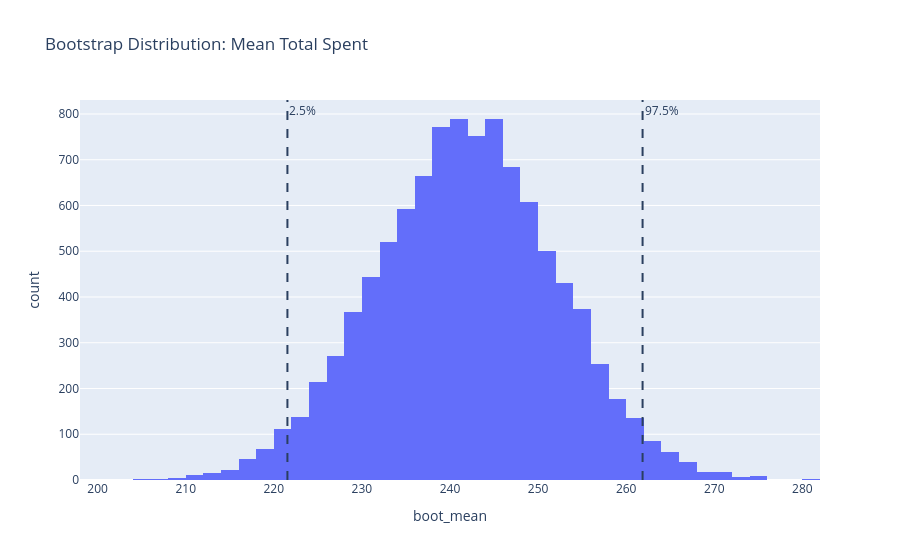
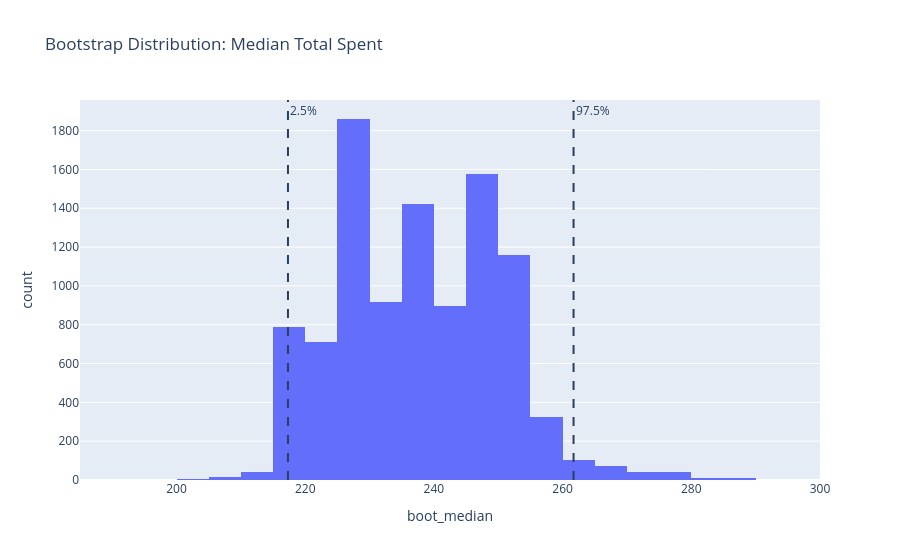

Notebook code for these charts, in order:
### Code cell
import plotly.express as px

bootstrap_df = pd.DataFrame({
    "boot_mean": boot_means,
    "boot_median": boot_medians,
})

fig_mean = px.histogram(
    bootstrap_df,
    x="boot_mean",
    nbins=50,
    title="Bootstrap Distribution: Mean Total Spent",
)
fig_mean.add_vline(x=ci_mean[0], line_dash="dash", annotation_text="2.5%")
fig_mean.add_vline(x=ci_mean[1], line_dash="dash", annotation_text="97.5%")
fig_mean.show()

fig_median = px.histogram(
    bootstrap_df,
    x="boot_median",
    nbins=50,
    title="Bootstrap Distribution: Median Total Spent",
)
fig_median.add_vline(x=ci_median[0], line_dash="dash", annotation_text="2.5%")
fig_median.add_vline(x=ci_median[1], line_dash="dash", annotation_text="97.5%")
fig_median.show()

### Figure 1 — Plotly figure (JSON) as saved in the notebook; plotly's stock layout.template omitted (floating-point values rounded to 4 significant figures; data arrays with more than 128 entries replaced by an {"elided": "..."} marker saying what was removed)
{"data": [{"bingroup": "x", "hovertemplate": "boot_mean=%{x}<br>count=%{y}<extra></extra>", "legendgroup": "", "marker": {"color": "#636efa", "pattern": {"shape": ""}}, "name": "", "nbinsx": 50, "orientation": "v", "showlegend": false, "type": "histogram", "x": {"elided": "10000 float values"}, "xaxis": "x", "yaxis": "y"}], "layout": {"annotations": [{"showarrow": false, "text": "2.5%", "x": 221.5, "xanchor": "left", "xref": "x", "y": 1, "yanchor": "top", "yref": "y domain"}, {"showarrow": false, "text": "97.5%", "x": 261.9, "xanchor": "left", "xref": "x", "y": 1, "yanchor": "top", "yref": "y domain"}], "barmode": "relative", "legend": {"tracegroupgap": 0}, "shapes": [{"line": {"dash": "dash"}, "type": "line", "x0": 221.5, "x1": 221.5, "xref": "x", "y0": 0, "y1": 1, "yref": "y domain"}, {"line": {"dash": "dash"}, "type": "line", "x0": 261.9, "x1": 261.9, "xref": "x", "y0": 0, "y1": 1, "yref": "y domain"}], "title": {"text": "Bootstrap Distribution: Mean Total Spent"}, "xaxis": {"anchor": "y", "domain": [0, 1], "title": {"text": "boot_mean"}}, "yaxis": {"anchor": "x", "domain": [0, 1], "title": {"text": "count"}}}}

### Figure 2 — Plotly figure (JSON) as saved in the notebook; plotly's stock layout.template omitted (floating-point values rounded to 4 significant figures; data arrays with more than 128 entries replaced by an {"elided": "..."} marker saying what was removed)
{"data": [{"bingroup": "x", "hovertemplate": "boot_median=%{x}<br>count=%{y}<extra></extra>", "legendgroup": "", "marker": {"color": "#636efa", "pattern": {"shape": ""}}, "name": "", "nbinsx": 50, "orientation": "v", "showlegend": false, "type": "histogram", "x": {"elided": "10000 float values"}, "xaxis": "x", "yaxis": "y"}], "layout": {"annotations": [{"showarrow": false, "text": "2.5%", "x": 217.3, "xanchor": "left", "xref": "x", "y": 1, "yanchor": "top", "yref": "y domain"}, {"showarrow": false, "text": "97.5%", "x": 261.7, "xanchor": "left", "xref": "x", "y": 1, "yanchor": "top", "yref": "y domain"}], "barmode": "relative", "legend": {"tracegroupgap": 0}, "shapes": [{"line": {"dash": "dash"}, "type": "line", "x0": 217.3, "x1": 217.3, "xref": "x", "y0": 0, "y1": 1, "yref": "y domain"}, {"line": {"dash": "dash"}, "type": "line", "x0": 261.7, "x1": 261.7, "xref": "x", "y0": 0, "y1": 1, "yref": "y domain"}], "title": {"text": "Bootstrap Distribution: Median Total Spent"}, "xaxis": {"anchor": "y", "domain": [0, 1], "title": {"text": "boot_median"}}, "yaxis": {"anchor": "x", "domain": [0, 1], "title": {"text": "count"}}}}
